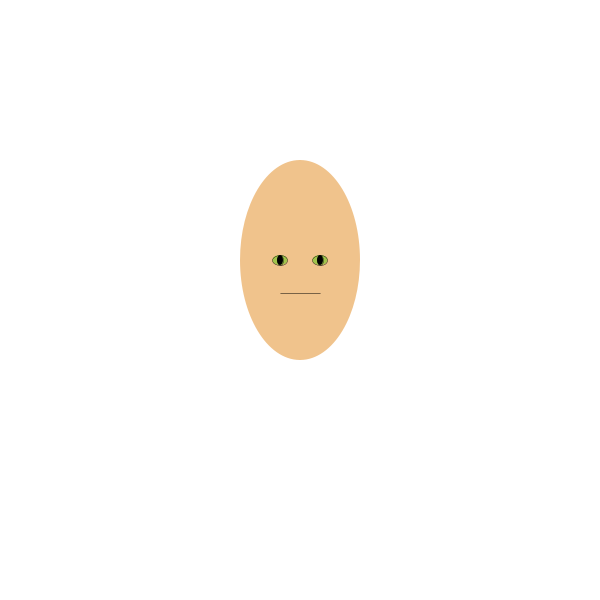
Frame 1 (no input)
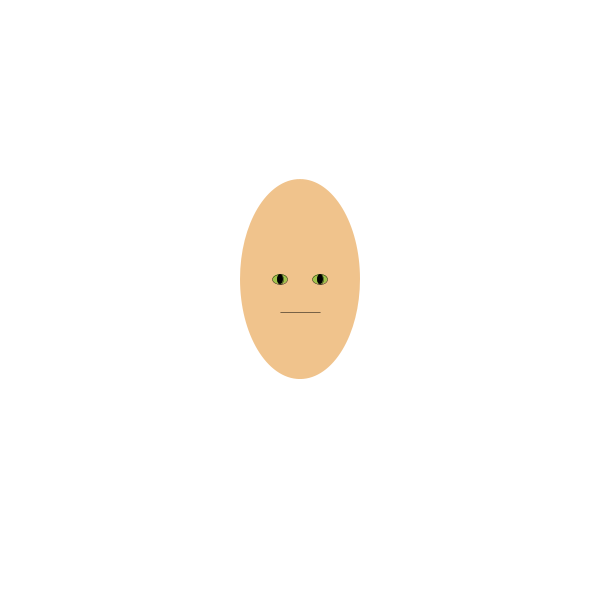
Frame 60 (the mouse pressed at the canvas centre just before this capture)
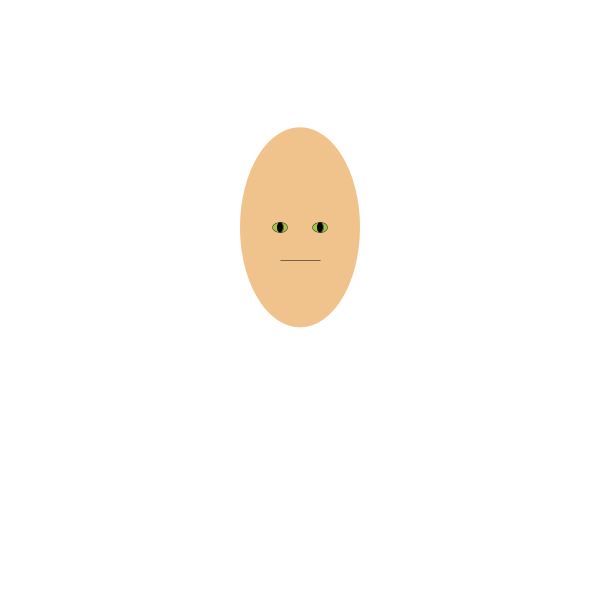
Frame 120 (the mouse held since frame 60 and released just before this capture)

The Processing sketch that drew these frames (run headless with seeded random() and noise(); from frame 60 on, the mouse is pressed at the canvas centre):

// Processing sketch: processing_145195
// ── processing_145195.pde


float fX, fY;
float fWidth, fHeight;
float mX, mY;
int clicked;
float pump = 10;
float angle = 0;
float scalar = 100;
float offset;
float speed = 0.05;
float deflation = .4;

void setup() {
  size(600,600);
  background(255);
  
  fX = width/2;
  fY = height/3;
  fWidth = width/5;
  fHeight = height/3;
}

void draw() {
  background(255);
  
//  mX = map(mouseX,0,width,0-width/2,width/2);
//  mY = map(mouseY,0,height,0-height/2,height/2);
//  fWidth=mX;
//  fHeight=mY;;

  offset = fWidth/2 + 200;
  
  if(keyPressed && key == ' ') {
    if(clicked == 0){
        fWidth += pump;
        fHeight += pump/2;
    }
    clicked = 1;
  } else {
    clicked = 0;
  }
    
  float fY = offset + sin(angle) * scalar;
  angle += speed;
  if(fWidth > width/5 || fHeight > height/3){
    fWidth -= deflation;
    fHeight -= deflation/2;
  } else {
    fWidth = width/5;
    fHeight = height/3;
  }
//  fHeight = fHeight - fY;
  fill(240,195,140);
  noStroke();
  ellipse(fX,fY,fWidth,fHeight); // Head
  fill(161,196,75);
  stroke(0);
  strokeWeight(fWidth/300);
  ellipse(fX-fWidth/6,fY,fWidth/8,fHeight/20); // Left Eye
  ellipse(fX+fWidth/6,fY,fWidth/8,fHeight/20); // Right Eye
  fill(0);
  ellipse(fX-fWidth/6,fY,fWidth/20,fHeight/20); // Left Pupil
  ellipse(fX+fWidth/6,fY,fWidth/20,fHeight/20); // Right Pupil
  line(fX-fWidth/6, fY+fHeight/6, fX+fWidth/6, fY+fHeight/6);
}
